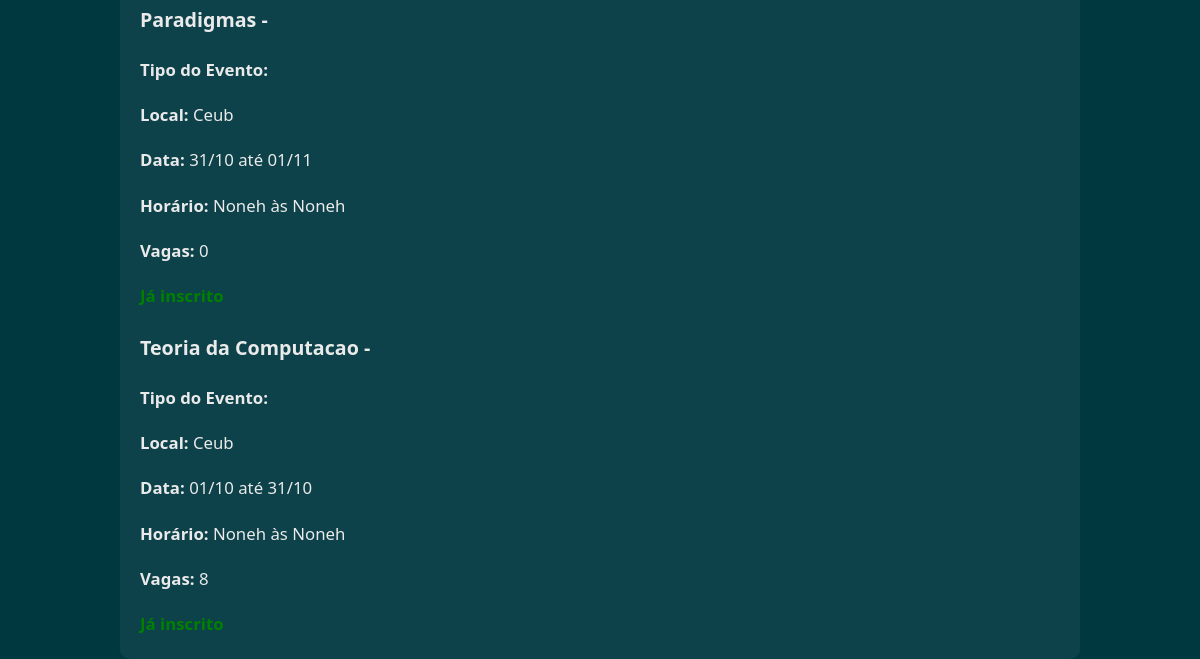
Before: /eventos_disp/ (signed in, lower part) with the older database file.
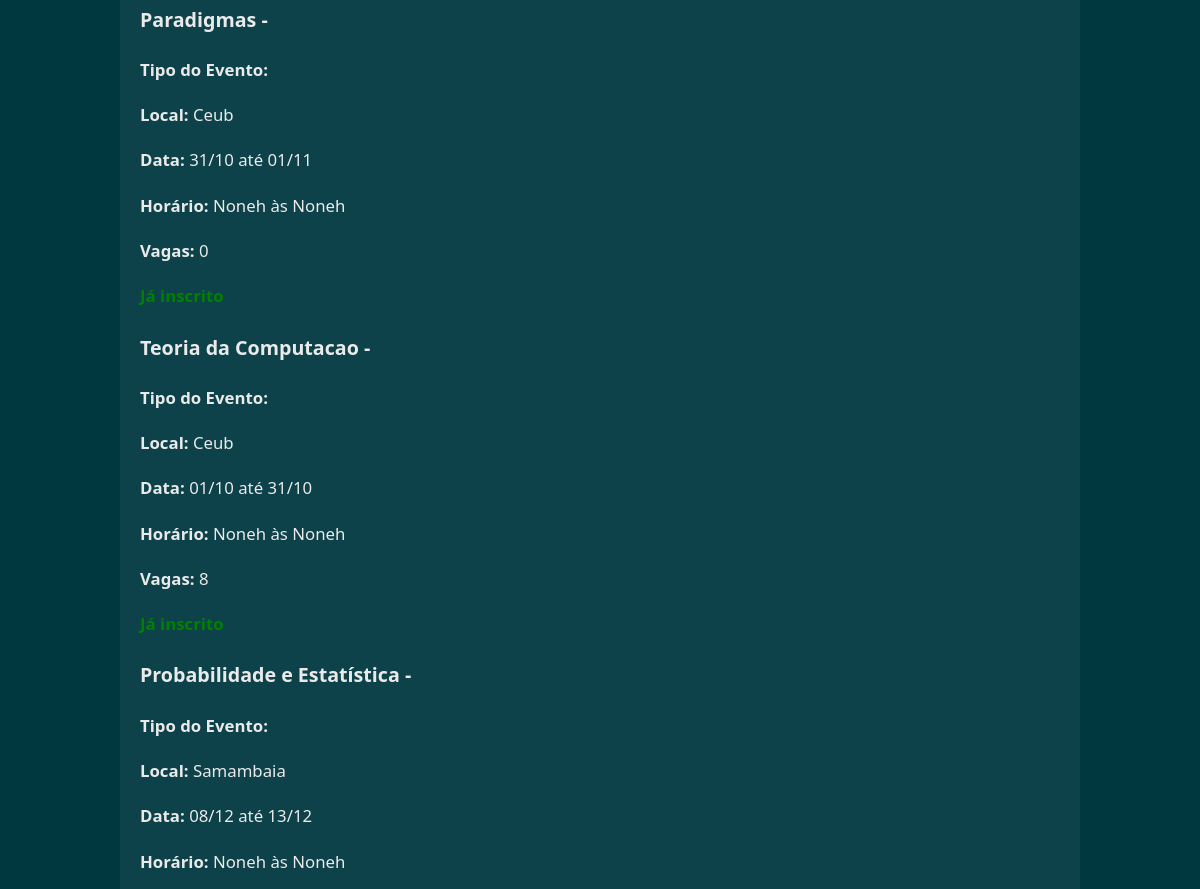
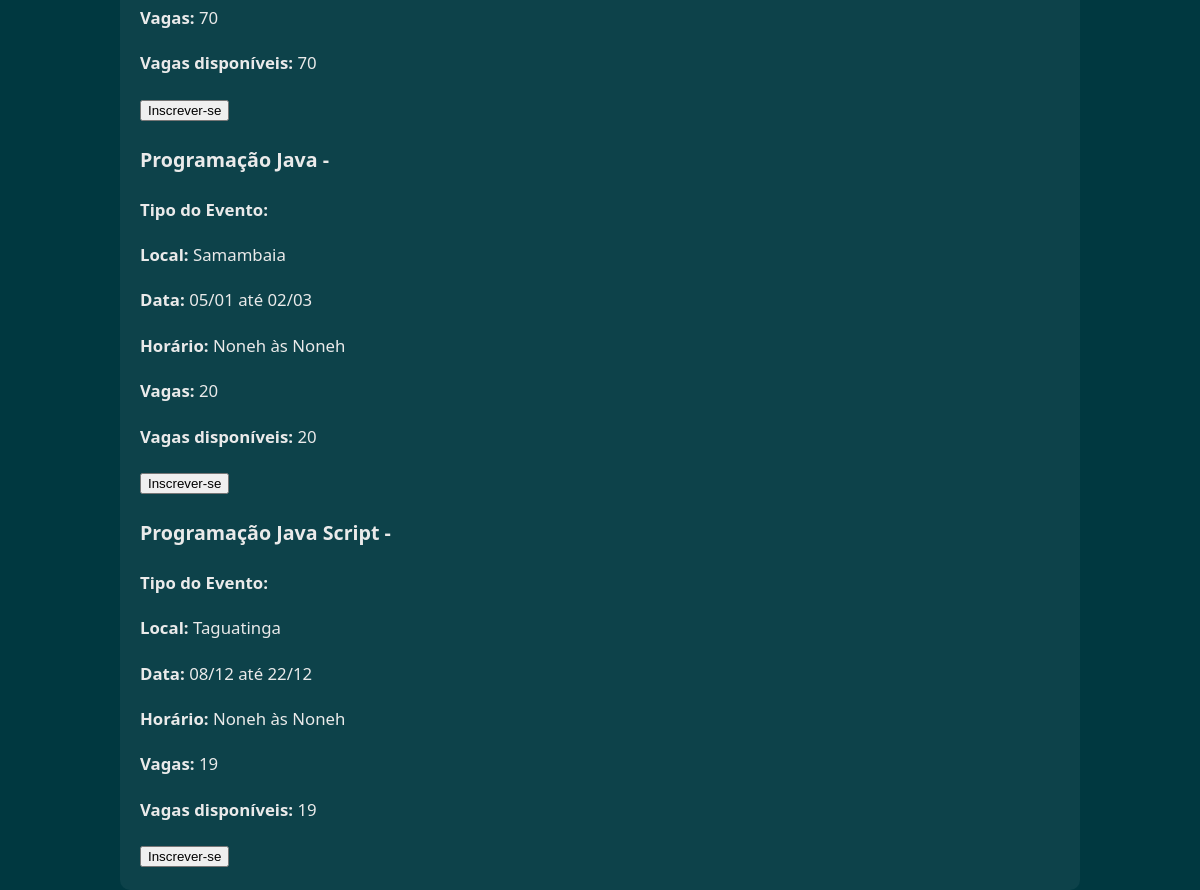
After: the same page with the newer database file (2 pictures, top to bottom).
### login/models.py (models this page shows)
class Evento (models.Model):
    id_evento = models.AutoField(primary_key=True, unique=True)
    nome = models.TextField(max_length=100, null= True)
    tipoEvento = models.TextField(max_length=200)
    dataIni = models.DateField()
    dataFin = models.DateField()
    horasIni = models.TimeField(validators=[MinValueValidator(1)], null=True, blank=True)
    horasFin = models.TimeField(validators=[MinValueValidator(1)], null=True, blank=True)
    horasDura = models.TimeField(validators=[MinValueValidator(1)], null=True, blank=True)
    local = models.TextField(max_length=200)
    quantPart = models.IntegerField(validators=[MinValueValidator(0)], null=False, blank=False, default=0)
    organizador = models.TextField(max_length=200, null=False, blank=False)
    vagas = models.IntegerField(validators=[MinValueValidator(1)], null=False)
    certificado = models.BooleanField(default=False)

### login/views.py (the view)
# urls.py: path("eventos_disp/", views.eventos_disponiveis, name="inscricao_evento_disp"),
def eventos_disponiveis(request):
    usuario_id = request.session.get("usuario_id")
    if not usuario_id:
        return redirect("login")
    usuario = get_object_or_404(Usuario, id_usuario=usuario_id)
    inscritos_ids = Inscrito.objects.filter(usuario_id=usuario).values_list('evento_id', flat=True)
    eventos = Evento.objects.all()
    return render(request, "inscricao.html", {
        "usuario": usuario,
        "eventos": eventos,
        "inscritos": inscritos_ids,  # só os IDs
    })

### login/templates/inscricao.html (shortened to what this page needs)
{% extends "base.html" %}
{% load static %}
{% block content %}
<link rel="stylesheet" href="{% static 'Css/style_insc_eventos.css' %}">
<div class="container">
    <div class="eventosDisp-quadro">
        <div class="eventos-lista">
            {% for evento in eventos  %}
                {%if not evento.emitido %}
                <div class="eventos-itens">
                    <h3>{{ evento.nome }} - {{ evento.tipoevento }}</h3>
                    <p><strong>Tipo do Evento:</strong> {{ evento.tipoevento }}</p>
                    <p><strong>Local:</strong> {{ evento.local }}</p>
                    <p><strong>Data:</strong> {{ evento.dataIni|date:"d/m" }} até {{ evento.dataFin|date:"d/m" }}</p>
                    <p><strong>Horário:</strong> {{ evento.horasIni }}h às {{ evento.horasFin }}h</p>
                    <p><strong>Vagas:</strong> {{ evento.vagas }}</p>
                    {% if evento.id_evento in inscritos %}
                    <span style="color: green; font-weight: bold;"> Já inscrito</span>
                    {% else %}
                    <p><strong>Vagas disponíveis:</strong> {{ evento.vagas }}</p>
                        <form method="post" action="{% url 'inscricao_evento' evento.id_evento %}">
                            <div class="eve-btn">
                                <button type="submit" class="eventos-inscricao-btn">Inscrever-se</button>
                            </div>
                        </form>
                    {% endif %}
                </div>
            {% endif %}
            {% endfor %}
        </div>
    </div>
</div>
{% endblock %}

Changed rows visible on the page:
added Evento: nome "Probabilidade e Estatística", local "Samambaia", dataIni "08/12", dataFin "13/12", horasIni "None", horasFin "None", vagas "70"
added Evento: nome "Programação Java", local "Samambaia", dataIni "05/01", dataFin "02/03", horasIni "None", horasFin "None", vagas "20"
added Evento: nome "Programação Java Script", local "Taguatinga", dataIni "08/12", dataFin "22/12", horasIni "None", horasFin "None", vagas "19"
